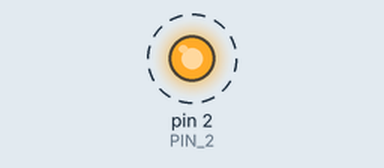
Recording of a sketch running on a simulated Arduino Uno, built with avr-gcc and run on an emulated ATmega328P. Parts: output pins drawn as LEDs (lit = HIGH). Dashed ring = blinking.

Above: at 0.5 s.
Timing chart, 0 to 4.6 s (numbered marks = the images above):
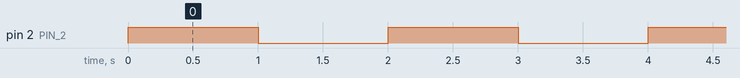

Measured:
- by itself, pin 2 (PIN_2): alternates HIGH for 1.0 s and LOW for 1.0 s

The sketch:

Exercise_2.ino
```cpp
#define PIN_2       2
#define DELAY_TIME  1000   // 1 sec

void setup() {
  pinMode(PIN_2, OUTPUT); // Initialize the digital pin as output
  digitalWrite(PIN_2, HIGH); // Turn the LED on (HIGH is the voltaje level)

}

void loop() {
  digitalWrite(PIN_2, HIGH); // Turn the LED on (HIGH is the voltaje level)
  delay(DELAY_TIME);          // Wait for a second
  digitalWrite(PIN_2, LOW);  // Turn of the LED
  delay(DELAY_TIME);          // Wait for a second
}
```
